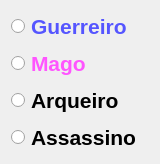
  <widget class="QWidget" name="verticalLayoutWidget_3">
   <property name="geometry">
    <rect>
     <x>390</x>
     <y>150</y>
     <width>160</width>
     <height>151</height>
    </rect>
   </property>
   <layout class="QVBoxLayout" name="verticalLayout_3">
    <item>
     <widget class="QRadioButton" name="radioButton_7">
      <property name="palette">
       <palette>
        <active>
         <colorrole role="WindowText">
          <brush brushstyle="SolidPattern">
           <color alpha="255">
            <red>85</red>
            <green>85</green>
            <blue>255</blue>
           </color>
          </brush>
         </colorrole>
        </active>
        <inactive>
         <colorrole role="WindowText">
          <brush brushstyle="SolidPattern">
           <color alpha="255">
            <red>85</red>
            <green>85</green>
            <blue>255</blue>
           </color>
          </brush>
         </colorrole>
        </inactive>
        <disabled>
         <colorrole role="WindowText">
          <brush brushstyle="SolidPattern">
           <color alpha="255">
            <red>120</red>
            <green>120</green>
            <blue>120</blue>
           </color>
          </brush>
         </colorrole>
        </disabled>
       </palette>
      </property>
      <property name="font">
       <font>
        <family>Arial</family>
        <pointsize>16</pointsize>
        <weight>75</weight>
        <bold>true</bold>
       </font>
      </property>
      <property name="text">
       <string>Guerreiro</string>
      </property>
     </widget>
    </item>
    <item>
     <widget class="QRadioButton" name="radioButton_8">
      <property name="palette">
       <palette>
        <active>
         <colorrole role="WindowText">
          <brush brushstyle="SolidPattern">
           <color alpha="255">
            <red>255</red>
            <green>85</green>
            <blue>255</blue>
           </color>
          </brush>
         </colorrole>
        </active>
        <inactive>
         <colorrole role="WindowText">
          <brush brushstyle="SolidPattern">
           <color alpha="255">
            <red>255</red>
            <green>85</green>
            <blue>255</blue>
           </color>
          </brush>
         </colorrole>
        </inactive>
        <disabled>
         <colorrole role="WindowText">
          <brush brushstyle="SolidPattern">
           <color alpha="255">
            <red>120</red>
            <green>120</green>
            <blue>120</blue>
           </color>
          </brush>
         </colorrole>
        </disabled>
       </palette>
      </property>
      <property name="font">
       <font>
        <family>Arial</family>
        <pointsize>16</pointsize>
        <weight>75</weight>
        <bold>true</bold>
       </font>
      </property>
      <property name="text">
       <string>Mago</string>
      </property>
     </widget>
    </item>
    <item>
     <widget class="QRadioButton" name="radioButton_9">
      <property name="font">
       <font>
        <family>Arial</family>
        <pointsize>16</pointsize>
        <weight>75</weight>
        <bold>true</bold>
       </font>
      </property>
      <property name="text">
       <string>Arqueiro</string>
      </property>
     </widget>
    </item>
    <item>
     <widget class="QRadioButton" name="radioButton_12">
      <property name="palette">
       <palette>
        <active>
         <colorrole role="WindowText">
          <brush brushstyle="SolidPattern">
           <color alpha="255">
            <red>0</red>
            <green>0</green>
            <blue>0</blue>
           </color>
          </brush>
         </colorrole>
        </active>
        <inactive>
         <colorrole role="WindowText">
          <brush brushstyle="SolidPattern">
           <color alpha="255">
            <red>0</red>
            <green>0</green>
            <blue>0</blue>
           </color>
          </brush>
         </colorrole>
        </inactive>
        <disabled>
         <colorrole role="WindowText">
          <brush brushstyle="SolidPattern">
           <color alpha="255">
            <red>120</red>
            <green>120</green>
            <blue>120</blue>
           </color>
          </brush>
         </colorrole>
        </disabled>
       </palette>
      </property>
      <property name="font">
       <font>
        <family>Arial</family>
        <pointsize>16</pointsize>
        <weight>75</weight>
        <bold>true</bold>
       </font>
      </property>
      <property name="text">
       <string>Assassino</string>
      </property>
     </widget>
    </item>
   </layout>
  </widget>
